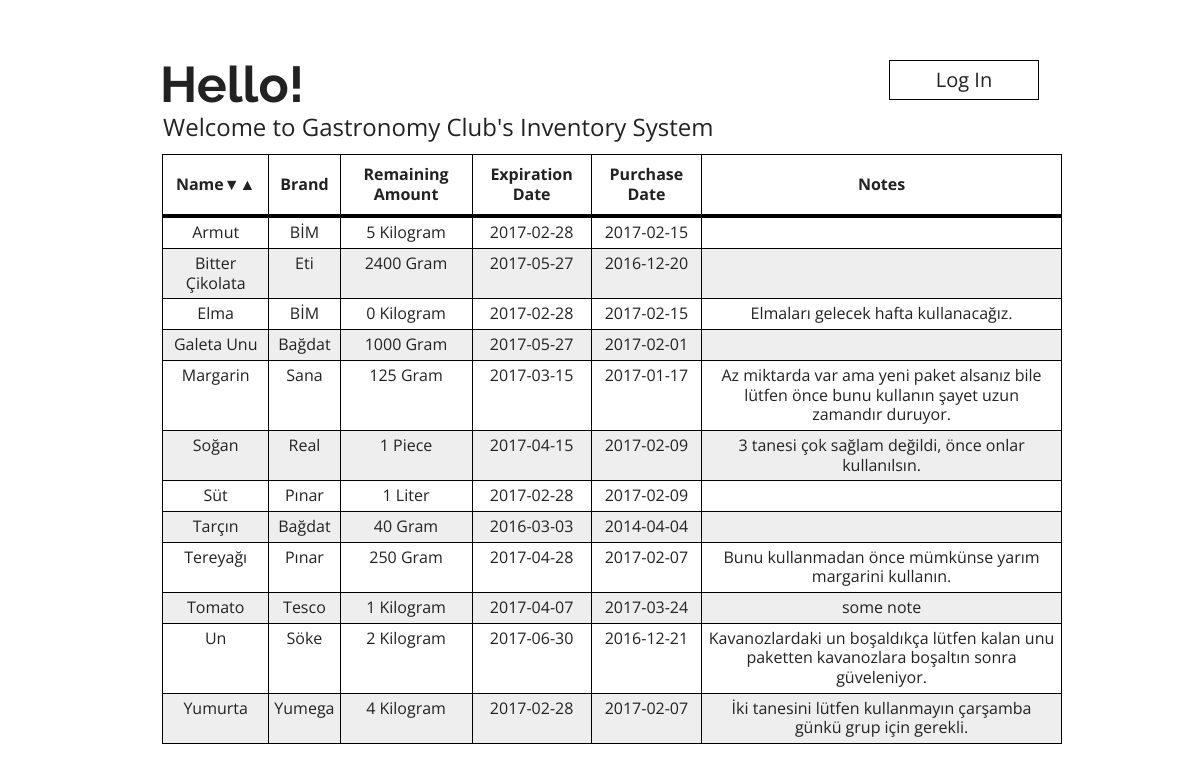
The page / on the database its author committed.
### tables this page shows
CREATE TABLE IF NOT EXISTS `ingredients` (
  `ingredient_id` int(100) NOT NULL AUTO_INCREMENT,
  `user_id` int(50) NOT NULL,
  `ingredient_name` varchar(100) NOT NULL,
  `ingredient_brand` varchar(100) NOT NULL,
  `ingredient_amount` varchar(100) NOT NULL,
  `ingredient_amount_unit` varchar(100) NOT NULL,
  `ingredient_expiration_date` date NOT NULL,
  `ingredient_purchase_date` date NOT NULL,
  `ingredient_note` varchar(1000) NOT NULL,
  PRIMARY KEY (`ingredient_id`),
  KEY `user_id` (`user_id`)
);

### index.php (the view, shortened to what this page needs)
<?PHP
	if(!isset($_SESSION['login'])||$_SESSION['login']!= TRUE){
		$user_type = "none";
	}
?>
<!DOCTYPE html>
<html>
    <head>
	<link rel="stylesheet" href="/css/boilerplate.css">
	<link rel="stylesheet" href="/css/index.css">
    </head>
    <body>
    <div id="primaryContainer" class="primaryContainer clearfix">
        <div id="index" class="clearfix">
            <p id="hello_text">
            Hello&#x21;
            </p>
            <a href="<?PHP if($user_type == none){echo 'log_in.php';}else{echo 'navigation.php';} ?>">
                <input id="user_panel_button" type="button" value="<?PHP if($user_type == none){echo 'Log In';}else if($user_type == admin){echo 'Admin Panel';}else{echo 'User Panel';} ?>"></input>
            </a>
            <p id="welcome_text">
            Welcome to Gastronomy Club&#x27;s Inventory System
            </p>
            <div id="table" class="clearfix">
				<table>
					<thead>
						<tr>
							<th>Name&#9660;&#9650;</th>
							<th>Brand</th>
							<th>Remaining Amount</th>
							<th>Expiration Date</th>
							<th>Purchase Date</th>
							<th>Notes</th>
						</tr>
					</thead>
					<tbody>
						<?PHP
							$sql = "SELECT * FROM ingredients ORDER BY ingredient_name ASC";
							$query = mysql_query($sql);
							while($row = mysql_fetch_row($query)){
								echo "
									<tr>
										<td>$row[2]</td>
										<td>$row[3]</td>
										<td>$row[4] $row[5]</td>
										<td>$row[6]</td>
										<td>$row[7]</td>
										<td>$row[8]</td>
									</tr>
								";
							}
						?>
					</tbody>
				</table>
            </div>
        </div>
    </div>
    </body>
</html>

### css/boilerplate.css (style rules this page uses)
html { font-size: 100%; overflow-y: scroll; -webkit-text-size-adjust: 100%; -ms-text-size-adjust: 100%; }
body { margin: 0; font-size: 100%; line-height: 1.231; }
body, button, input, select, textarea { font-family: helvetica, arial,"lucida grande", verdana, "メイリオ", "ＭＳ Ｐゴシック", sans-serif; color: #222; }
a { color: #00e; }
button, input, select, textarea { font-size: 100%; margin: 0; vertical-align: baseline; *vertical-align: middle; }
button, input { line-height: normal; }
button, input[type="button"], input[type="reset"], input[type="submit"] { cursor: pointer; -webkit-appearance: button; *overflow: visible; }
table { border-collapse: collapse; border-spacing: 0; }
td { vertical-align: top; }
.clearfix:before, .clearfix:after { content: ""; display: table; }
.clearfix:after { clear: both; }
.clearfix { *zoom: 1; }
p { margin: 0; }
html { overflow-y: auto; background-color: transparent; height: 100%; }
body { background: #fff; font: normal 100%; position: relative; height: 100%; }
body, div, img, p, button, input, select, textarea, a { box-sizing: border-box; }
input { cursor: default; display: block; }
input[type=button] { background-color: #e5e9e8; border: 1px solid #9daca9; border-radius: 4px; box-shadow: inset 0 1px #fff; font: inherit; letter-spacing: inherit; text-indent: inherit; color: inherit; }
a, a:visited, a:hover, a:active { color: inherit; text-decoration: inherit; }

### css/index.css (style rules this page uses)
.primaryContainer { height: auto; margin-left: auto; margin-right: auto; min-height: 100%; width: 100%; }
#index { float: none; height: auto; margin-left: auto; margin-top: 0px; clear: none; width: 900px; margin-right: auto; min-height: 500px; }
#hello_text { float: left; font-size: 50px; width: 179px; height: auto; text-align: left; font-weight: bold; line-height: 1em; margin-left: 10px; margin-top: 60px; clear: none; min-height: 0px; font-family: Raleway; }
#welcome_text { float: left; font-size: 24px; width: 879px; height: auto; text-align: left; font-weight: normal; line-height: 1em; margin-left: 13px; margin-top: 5px; clear: both; min-height: 0px; font-family: 'Open Sans'; }
#table { float: left; height: auto; margin-left: 12px; margin-top: 15px; clear: both; width: 100%; min-height: 40px; }
table { border: 1px solid black; border-collapse: collapse; width:100%; }
th { padding: 10px; border: 1px solid black; border-collapse: collapse; border-bottom: 4px solid black; }
td { padding: 5px; border: 1px solid black; border-collapse: collapse; text-align: center; }
table tr:nth-child(even) { background-color: #eee; }
table tr:nth-child(odd) { background-color: #fff; }
#user_panel_button { float: left; height: 40px; font-size: 20px; margin-left: 550px; margin-top: 60px; clear: none; width: 150px; margin-right: 0px; border-top-color: rgb(0, 0, 0); border-right-color: rgb(0, 0, 0); border-bottom-color: rgb(0, 0, 0); border-left-color: rgb(0, 0, 0); -webkit-box-shadow: rgb(255, 255, 255) 0px 1px 3px 0px; box-shadow: rgb(255, 255, 255) 0px 1px 3px 0px; border-top-left-radius: 0px; border-top-right-radius: 0px; border-bottom-right-radius: 0px; border-bottom-left-radius: 0px; background-color: rgb(255, 255, 255); font-family: 'Open Sans'; display: block; }
body { font-family: 'Open Sans'; }

### rows shown on the page
ingredients: ingredient_name "Armut", ingredient_brand "BİM", ingredient_amount "5", ingredient_amount_unit "Kilogram", ingredient_expiration_date "2017-02-28", ingredient_purchase_date "2017-02-15"
ingredients: ingredient_name "Bitter Çikolata", ingredient_brand "Eti", ingredient_amount "2400", ingredient_amount_unit "Gram", ingredient_expiration_date "2017-05-27", ingredient_purchase_date "2016-12-20"
ingredients: ingredient_name "Elma", ingredient_brand "BİM", ingredient_amount "0", ingredient_amount_unit "Kilogram", ingredient_expiration_date "2017-02-28", ingredient_purchase_date "2017-02-15", ingredient_note "Elmaları gelecek hafta kullanacağız."
ingredients: ingredient_name "Galeta Unu", ingredient_brand "Bağdat", ingredient_amount "1000", ingredient_amount_unit "Gram", ingredient_expiration_date "2017-05-27", ingredient_purchase_date "2017-02-01"
ingredients: ingredient_name "Margarin", ingredient_brand "Sana", ingredient_amount "125", ingredient_amount_unit "Gram", ingredient_expiration_date "2017-03-15", ingredient_purchase_date "2017-01-17", ingredient_note "Az miktarda var ama yeni paket alsanız bile lütfen önce bunu kullanın şayet uzun zamandır duruyor."
ingredients: ingredient_name "Soğan", ingredient_brand "Real", ingredient_amount "1", ingredient_amount_unit "Piece", ingredient_expiration_date "2017-04-15", ingredient_purchase_date "2017-02-09", ingredient_note "3 tanesi çok sağlam değildi, önce onlar kullanılsın."
ingredients: ingredient_name "Süt", ingredient_brand "Pınar", ingredient_amount "1", ingredient_amount_unit "Liter", ingredient_expiration_date "2017-02-28", ingredient_purchase_date "2017-02-09"
ingredients: ingredient_name "Tarçın", ingredient_brand "Bağdat", ingredient_amount "40", ingredient_amount_unit "Gram", ingredient_expiration_date "2016-03-03", ingredient_purchase_date "2014-04-04"
ingredients: ingredient_name "Tereyağı", ingredient_brand "Pınar", ingredient_amount "250", ingredient_amount_unit "Gram", ingredient_expiration_date "2017-04-28", ingredient_purchase_date "2017-02-07", ingredient_note "Bunu kullanmadan önce mümkünse yarım margarini kullanın."
ingredients: ingredient_name "Tomato", ingredient_brand "Tesco", ingredient_amount "1", ingredient_amount_unit "Kilogram", ingredient_expiration_date "2017-04-07", ingredient_purchase_date "2017-03-24", ingredient_note "some note"
ingredients: ingredient_name "Un", ingredient_brand "Söke", ingredient_amount "2", ingredient_amount_unit "Kilogram", ingredient_expiration_date "2017-06-30", ingredient_purchase_date "2016-12-21", ingredient_note "Kavanozlardaki un boşaldıkça lütfen kalan unu paketten kavanozlara boşaltın sonra güveleniyor."
ingredients: ingredient_name "Yumurta", ingredient_brand "Yumega", ingredient_amount "4", ingredient_amount_unit "Kilogram", ingredient_expiration_date "2017-02-28", ingredient_purchase_date "2017-02-07", ingredient_note "İki tanesini lütfen kullanmayın çarşamba günkü grup için gerekli."
